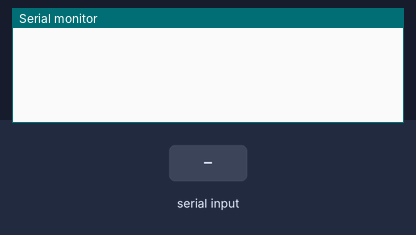
A sketch run on a simulated Arduino Uno, built with avr-gcc and run on an emulated ATmega328P. Shown: the last lines printed to the serial monitor. The test bench sets the inputs (shaded band).

Above: at 2.2 s.
2.3 s: "option1\n" received over Serial
At 3.0 s:
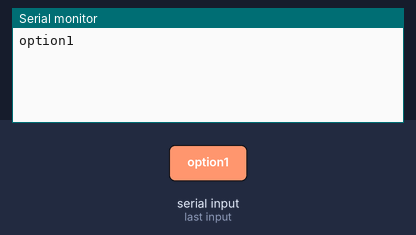
3.8 s: "uint8_t\n" received over Serial
At 4.3 s:
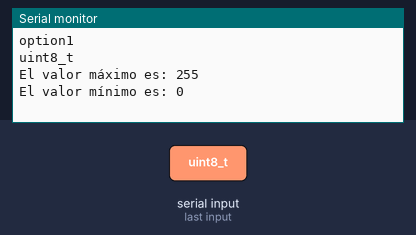
5.3 s: "int8_t\n" received over Serial
At 6.6 s:
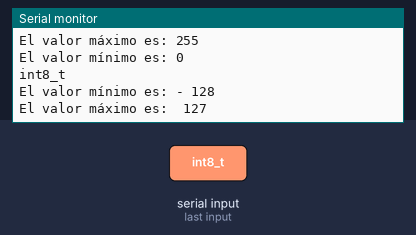

Measured:
- after the input at 2.3 s, the serial monitor: prints a new line at once (image 1)
- after the input at 3.8 s, the serial monitor: prints a new line at once (image 2)
- after the input at 5.3 s, the serial monitor: prints a new line at once (image 3)

The sketch:

Plantilla_practica_1.1.ino
```cpp
/*****************************************************************************
*                                                                            *
*      NOMBRE:      Práctica 1.1.                                            *
*      FECHA:       28 de febrero de 2022.                                   *
*      VERSIÓN:     1.0.                                                     *
*                                                                            *
*      AUTOR:       Equipo 2                                 *
*      E-MAIL:      "ovelasco@ucol.mx "                                *
*      COMPAÑÍA:    Universidad de Colima - Facultad de Telemática.          *
*                                                                            *                                 *
*      Nombre:      ESP8266.                                                 *
*                                                                            *
******************************************************************************
*                                                                            *
*      DESCRIPCIÓN DEL PROGRAMA: Arquitectura de software para
*      el uso de métodos y clases para la resolución de problemas.
*      Dedicando timepo a la investigación e implementación de funciones     *
*                                                                            *
******************************************************************************/

/*NOTAS:
 * ESP8266 requiere instalar el json de su placa.
*/


#include "libreria_ejemplo.h" //incluimos la libreria donde tenemos nuestra clase y metódos

/*~~~~~~~~~~~~~~~~~~~~~~~INSTANCIAR UNA CLASE PARA USARLA~~~~~~~~~~~~~~~~~~~~~~~*/
  /*
   * (Nombre de la clase) + (espacio en blanco) + (nombre de la instancia) + (;)
   * Ejemplo:
   * class_ejemplo cj;
   */
/*~~~~~~~~~~~~~~~~~~~~~~~~~~~~~~~~~~~~~~~~~~~~~~~~~~~~~~~~~~~~~~~~~~~~~~~~~~~~~~*/

class_serial cs;        // Instancia clase "class_serial".
/*~~~~~~~~~~~~~~~~~~~~~~~~~~~~~CONFIGURACIÓN INICIAL~~~~~~~~~~~~~~~~~~~~~~~~~~~~*/
void setup( void ) {

  Serial.begin ( 115200 ); // Configuración BaudRate, un sistema puede tener varios puertos seriales físicos.
  delay(1000); //Asignamos un delay de un segundo

}

/*~~~~~~~~~~~~~~~~~~~~~~~~~~~CICLO INFINITO DE TRABAJO~~~~~~~~~~~~~~~~~~~~~~~~~~*/
void loop ( void ) {


  cs.get_data(); //Mandamos llamar al metodo que realiza las demás operaciones y manda a llamar a los demás metódos


}
```

libreria_ejemplo.h
```cpp
/*~~~~~~~~~~~~~~~~~~~~~~~~~~~~~~~~~~CLASES~~~~~~~~~~~~~~~~~~~~~~~~~~~~~~~~~*/
class class_serial {             // Nombre de la clase.

  public:                         // Variables públicas.
    char byte_recibido;           // Recibe los bytes provenientes del puerto serial.
    String read_serial;           // String donde se almacenan los bytes recibidos.
    uint8_t x;                    // Ejemplo variable sin signo de 8 bits.

  public:                         // Métodos públicos. // [tipo de variable que retorna] + [nombre del método] + [(] + (parametros) +  [)] + [;]
    void post_data ( String );    //Método que recibe valor tipo cadena y retorna un vacío
    uint64_t get_max ( int );     //Método que recibe entero de 64 bits sin signo y retorna un entero
    int64_t get_min( int );       //Método que recibe entero de 64 bits con signo y retorna un entero
    void get_data( void );        //Método que recibe valor vacío y retorna una cadena
    void SerialEvent ( void );    //Método que recibe y retorna vacío

};
/*~~~~~~~~~~~~~~~~~~~~~~~~~~~~~~~~~~MÉTODOS~~~~~~~~~~~~~~~~~~~~~~~~~~~~~~~~*/
void class_serial::post_data ( String read_serial ) {         //Inicia método class_serial::post_data
  String opcion1 = read_serial;                               //La cadena de "read_serial" se iguala con "option1"
  int64_t resultado = -1;                                     //Se crea la variable "resultado" de 64 bits la cual es igualada a -1

  if (opcion1.equals("uint8_t")) {                            //Se crea un if el cual verifica que el string "option1" sea igual a "uint8_t"
    Serial.print("El valor máximo es: ");
    Serial.println(get_max(8) + resultado);                   //Se imprime el número mayor de los 8 bits
    Serial.println("El valor mínimo es: 0");
    return;

  }
  if (opcion1.equals ("uint16_t")) {                           //Se verifica que el string "option1" sea igual a "uint16_t"
    Serial.print("El valor máximo es: ");
    Serial.println(get_max(16) + resultado);                   //Se imprime el número mayor de los 16 bits
    Serial.println("El valor mínimo es: 0");
    return;

  }
  if (opcion1.equals ("uint32_t")) {                           //Se verifica que el string "option1" sea igual a "uint32_t"
    Serial.print("El valor máximo es: ");
    Serial.println(get_max(32) + resultado);                   //Se imprime el número mayor de los 32 bits
    Serial.println("El valor mínimo es: 0");
    return;

  }
  if (opcion1.equals ("uint64_t")) {                           //Se verifica que el string "option1" sea igual a "uint64_t"
    Serial.print("El valor máximo es: ");
    Serial.println(get_max(64));                               //Se imprime el número mayor de los 64 bits
    Serial.println("El valor mínimo es: 0");
    return;

  }
  if (opcion1.equals("int8_t")) {                              //Se verifica que el string "option1" sea igual a "int8_t"
    Serial.print("El valor mínimo es: - ");                    //En la cadena impresa al final se coloca el signo "-" para indicar la parte negativa de los 8 bits
    Serial.println(get_min(8));                                //Se imprime el número menor de los 8 bits y se suma la variable "resultado" que es igual a "-1"
    Serial.print("El valor máximo es:  ");
    Serial.println(get_min(8) + resultado);                    //Se imprime el número mayor de los 8 bits
    return;

  }
  if (opcion1.equals("int16_t")) {                             //Se verifica que el string "option1" sea igual a "int16_t"
    Serial.print("El valor mínimo es: - ");                    //En la cadena imprimida al final se coloca el signo "-" para indicar la parte negativa de los 16 bits
    Serial.println(get_min(16));                               //Se imprime el número menor de los 16 bits y se suma la variable "resultado" que es igual a "-1"
    Serial.print("El valor máximo es: ");
    Serial.println(get_min(16) + resultado);                   //Se imprime el número mayor de los 16 bits
    return;

  }
  if (opcion1.equals("int32_t")) {                             //Se verifica que el string "option1" sea igual a "int32_t"
    Serial.print("El valor mínimo es: - ");                    //En la cadena imprimida al final se coloca el signo "-" para indicar la parte negativa de los 32 bits
    Serial.println(get_min(32));                               //Se imprime el número menor de los 32 bits y se suma la variable "resultado" que es igual a "-1"
    Serial.print("El valor máximo es:  ");
    Serial.println(get_min(32) + resultado);                   //Se imprime el número mayor de los 32 bits
    return;

  }
  if (opcion1.equals("int64_t")) {                             //Se verifica que el string "option1" sea igual a "int64_t"
    Serial.print("El valor mínimo es: ");                      //Se imprime la parte negativa de los 64 bits
    Serial.println(get_min(64) - resultado);                   //Se imprime el número menor de los 64 bits y se suma la variable "resultado" que es igual a "-1"
    Serial.print("El valor máximo es:  ");
    Serial.println(get_min(64));                               //Se imprime el número mayor de los 64 bits
    return;
  }

}                                                              //Final método class_serial:post_data

int64_t class_serial::get_min (int exponente  ) {              //Método para obtener los números de los bits con signo
  return (int64_t)(pow(2, exponente - 1));
}


uint64_t class_serial::get_max ( int exponente ) {             //Método para obtener los números de los bits sin signo
  return (uint64_t)(pow(2, exponente));

}

void class_serial::get_data( void ) {                          //Método para obtener los datos introducidos
  if (Serial.available() != 0) {                               //if que verifica si el buffer tiene datos en el puerto serial
    read_serial = Serial.readStringUntil('\n');                //Lee caracteres del buffer del serial y se colocan en "read_serial"
    Serial.println(read_serial);                               //Imprime la variable cadena "read_serial"
    post_data (read_serial);                                   //"read_serial" se coloca en el método "post_data"

  }
}


/*  Mientras existan datos en el buffer esta función va a invocarse en cada byte,
    es decir si el mensaje "HOLA" llega al puerto serial, la función primero leerá la letra "H";
    para la letra "O", la función "Serial.available (  )" verificará si todavía existe información en el buffer
    posteriormente llamará de nuevo la función "SerialEvent" y leerá la letra O, y así sucesivamente hasta
    que ya no existan caracteres en el buffer.
*/
void class_serial::SerialEvent ( void ) {
  /*~~~~~~~~~~~~~~~~~~~~~~~~~~~~~~~~~~Leer información del puerto serial~~~~~~~~~~~~~~~~~~~~~~~~~~~~~~~~*/


}
```
